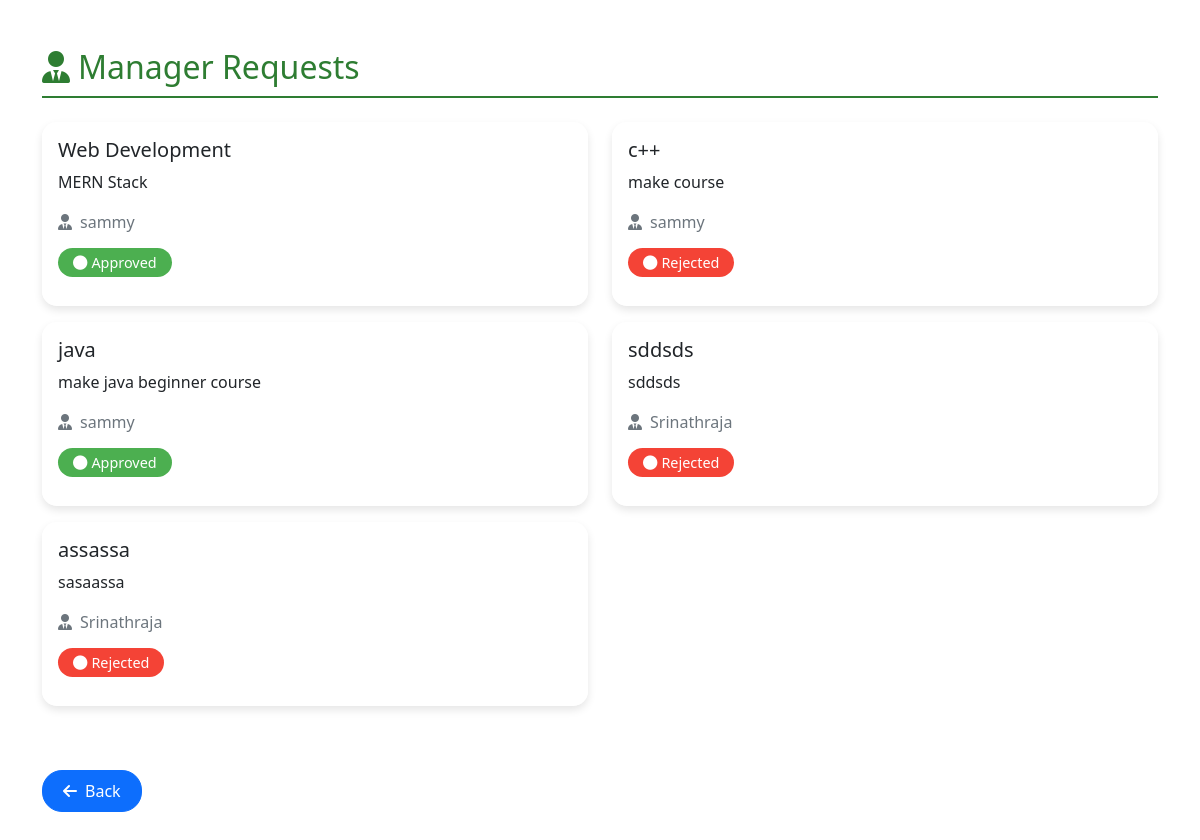
/api/view-requests/ (signed in), run on the app's committed database.
### authenticate/models.py (models this page shows, shortened)
class ManagerRequest(models.Model):
    STATUS_CHOICES = (
        ('pending', 'Pending'),
        ('approved', 'Approved'),
        ('rejected', 'Rejected')
    )
    manager = models.ForeignKey(User, on_delete=models.CASCADE)
    title = models.CharField(max_length=200)
    description = models.TextField()
    status = models.CharField(max_length=20, choices=STATUS_CHOICES, default='pending')
    created_at = models.DateTimeField(auto_now_add=True)

### authenticate/views.py (the view)
# urls.py: path('view-requests/', views.view_requests, name='view_requests'),
@login_required
def view_requests(request):
    context = {}
    if request.user.userprofile.role == 'admin':
        employee_requests = Request.objects.all().order_by('-created_at')
        manager_requests = ManagerRequest.objects.all().order_by('-created_at')
        context = {
            'requests': employee_requests,
            'manager_requests': manager_requests
        }
    elif request.user.userprofile.role == 'manager':
        manager_requests = ManagerRequest.objects.filter(manager=request.user).order_by('-created_at')
        context = {
            'manager_requests': manager_requests,
            'show_status': True
        }
    return render(request, 'authenticate/view_requests.html', context)

### authenticate/templates/authenticate/view_requests.html (shortened to what this page needs)
<!DOCTYPE html>
<html>
<head>
    <link href="https://cdn.jsdelivr.net/npm/bootstrap@5.1.3/dist/css/bootstrap.min.css" rel="stylesheet">
    <link href="https://cdnjs.cloudflare.com/ajax/libs/font-awesome/6.0.0/css/all.min.css" rel="stylesheet">
</head>
<body>
    <div class="container mt-5">
        {% if manager_requests %}
        <div class="mb-5">
            <h2 class="section-title">
                <i class="fas fa-user-tie me-2"></i>Manager Requests
            </h2>
            <div class="row mt-4">
                {% for request in manager_requests %}
                <div class="col-md-6 mb-3">
                    <div class="card">
                        <div class="card-body">
                            <h5 class="card-title">{{ request.title }}</h5>
                            <p class="card-text">{{ request.description }}</p>
                            <p class="text-muted">
                                <i class="fas fa-user-tie me-2"></i>{{ request.manager.username }}
                            </p>
                            <p class="mb-3">
                                <span class="status-badge status-{{ request.status }}">
                                    <i class="fas fa-circle me-1"></i>{{ request.status|title }}
                                </span>
                            </p>
                        </div>
                    </div>
                </div>
                {% endfor %}
            </div>
        </div>
        {% endif %}
        <a href="javascript:history.back()" class="btn btn-primary btn-action">
            <i class="fas fa-arrow-left me-2"></i>Back
        </a>
    </div>
</body>
</html>

### authenticate/templates/authenticate/view_requests.html (style rules this page uses)
body { background: url('https://img.freepik.com/free-vector/white-abstract-background_23-2148806276.jpg?w=2000'); background-size: cover; min-height: 100vh; padding-bottom: 40px; }
.card { border-radius: 15px; box-shadow: 0 4px 8px rgba(0,0,0,0.1); transition: transform 0.3s; border: none; background: rgba(255, 255, 255, 0.95); }
.btn-action { border-radius: 20px; padding: 8px 20px; transition: all 0.3s; }
.section-title { color: #2e7d32; border-bottom: 2px solid #2e7d32; padding-bottom: 10px; margin-bottom: 20px; }
.status-badge { padding: 5px 15px; border-radius: 15px; font-size: 0.9em; }
.status-approved { background-color: #4caf50; color: white; }
.status-rejected { background-color: #f44336; color: white; }

### data on the page
ManagerRequest: title "Web Development", description "MERN Stack", manager.username "sammy", status "Approved"
ManagerRequest: title "c++", description "make course", manager.username "sammy", status "Rejected"
ManagerRequest: title "java", description "make java beginner course", manager.username "sammy", status "Approved"
ManagerRequest: title "sddsds", description "sddsds", manager.username "Srinathraja", status "Rejected"
ManagerRequest: title "assassa", description "sasaassa", manager.username "Srinathraja", status "Rejected"
